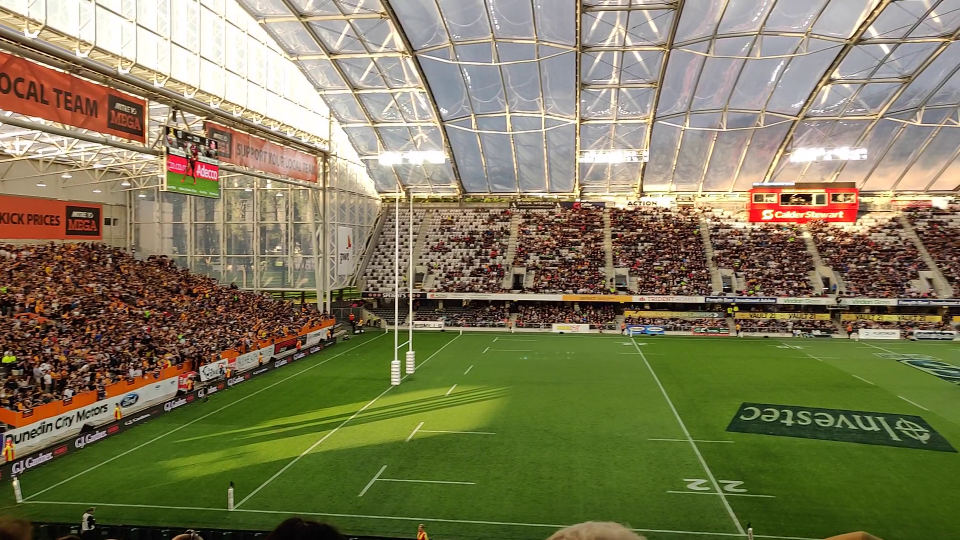
//> input picture test.png, 1920 x 1080 px (shown at 1/2 size)
$ ./houghLines   (built with g++ and OpenCV 4)
//> lines starting //> are read from the running program, lines starting //| are printed output that depends on the picture; after the words box and inside, x2 and y2 are one past the last pixel; in counts of white or black regions, pixels touching at a corner belong together
//
//  main.cpp
//  lineDetector
//
//  Created by Patrick Skinner on 24/05/19.
//  Copyright © 2019 Patrick Skinner. All rights reserved.
//

#include <opencv2/core/core.hpp>
#include <opencv2/highgui/highgui.hpp>
#include <opencv2/imgproc/imgproc.hpp>
#include <opencv2/calib3d/calib3d.hpp>
#include <iostream>

using namespace cv;
using namespace std;

Mat src;
Mat HSV;
Mat thresh;

String filename = "test.png";

class Match{
    public:
    Vec4f l1;
    Vec4f l2;

    double dist;

    Match(){
        l1 = NULL;
        l2 = NULL;
        dist = 99999;
    }

    Match(Vec4f line1, Vec4f line2, double distance){
        l1 = line1;
        l2 = line2;
        dist = distance;
    }
};

/** compared matches by distance for sorting purposes */
bool compareMatches(Match m1, Match m2){
    return (m1.dist < m2.dist);
}

/** Get center point of given line */
Vec2f getCenter(Vec4f line){
    return Vec2f( ((line[0] + line[2] )/2) , ((line[1] + line[3] )/2) );
}

/** for each L1, find the best matching L2 */
vector<Match> getBestMatches(vector<Match> matches, vector<Vec4f> templateLines){
    vector<Match> bestMatches;

    Match candidate;
    for(int i = 0; i < matches.size(); i++){
        if(matches[i].dist < candidate.dist){
            if(matches[i].l1 == templateLines[0]) candidate = matches[i]; // find best match for leftmost template line
        }
    }
    bestMatches.push_back(candidate);

    for(int i = 1; i < templateLines.size()-2; i++){
        candidate = Match();
        for(int j = 0; j < matches.size(); j++){
            if(matches[j].dist < candidate.dist){
                if(matches[j].l1 == templateLines[i]){
                    if( getCenter(matches[j].l2)[0] > getCenter(bestMatches[i-1].l2)[0] ){ // Candidate match midpoint is to the right of previous matched line
                        candidate = matches[j];
                    }
                }
            }
        }
        bestMatches.push_back(candidate);
    }

    candidate = Match();
    for( int i = 0; i < matches.size(); i++){
        bool flag = false;
        if(matches[i].dist < candidate.dist){
            for(int j = 0; j < bestMatches.size(); j++){
                if( matches[i].l2 == bestMatches[j].l2){
                    flag = true;
                }
            }
            if(matches[i].l1 == templateLines[ templateLines.size()-2 ] && !flag) candidate = matches[i]; // find best match for top horizontal template line
        }
    }
    bestMatches.push_back(candidate);

    candidate = Match();
    for( int i = 0; i < matches.size(); i++){
        bool flag = false;
        if(matches[i].dist < candidate.dist){
            for(int j = 0; j < bestMatches.size(); j++){
                if( matches[i].l2 == bestMatches[j].l2){
                    flag = true;
                }
            }
            if(matches[i].l1 == templateLines[ templateLines.size()-1 ] && !flag) candidate = matches[i]; // find best match for bottom template line
        }
    }
    bestMatches.push_back(candidate);

    return bestMatches;
}

/** Get gradient of given line */
// [12 lines left out: function getGradient, not called in this run]

/** Get angle of given line */
double getAngle(Vec4f line1){
    double angle1 = atan2( ( line1[3] - line1[1] ), ( line1[2] - line1[0] ) );
    angle1 *= (180/ CV_PI);
    //if(angle1 < 0) angle1 = 180 + angle1;
    return abs(angle1);
}

/** Return difference between angle of two given lines */
double getAngle(Vec4f line1, Vec4f line2){
    double angle1 = atan2( ( line1[3] - line1[1] ), ( line1[2] - line1[0] ) );
    double angle2 = atan2( ( line2[3] - line2[1] ), ( line2[2] - line2[0] ) );
    angle1 *= (180/ CV_PI);
    angle2 *= (180/ CV_PI);
    if(angle1 < 0) angle1 = 180 + angle1;
    if(angle2 < 0) angle2 = 180 + angle2;
    //cout << "A1: " << angle1 << " , A2: " << angle2 << endl;
    return abs(angle1-angle2);
}

/** Compare lines by angle */
bool compareVec(Vec4f v1, Vec4f v2)
{
    //return (getGradient(v1) < getGradient(v2));
    return (getAngle(v1) < getAngle(v2));
}

/** Calculate the length of a given line */
float lineLength(Vec4f line){
    return sqrt( pow((line[2] - line[0]), 2) + pow((line[1] - line[3]), 2) ) ;
}

/** Return the distance between the midpoints of two lines */
float midpointDistance(Vec4f line1, Vec4f line2){
    Vec2f mid1 = getCenter(line1);
    Vec2f mid2 = getCenter(line2);
    return abs( lineLength( Vec4f(mid1[0], mid1[1], mid2[0], mid2[1] )));
}

/** Calculate the Hausdorff distance between two lines */
// [10 lines left out: function lineDistance, not called in this run]

/** Calculate the total Hausdorff distance between two line sets */
// [20 lines left out: function getSetDistance, not called in this run]

/** Return vector of all detected Hough lines in given image */
vector<Vec4f> getLines()
{
    if(! src.data )                              // Check for invalid input
    {
        cout <<  "Could not open or find the image" << std::endl ;
    }
    cvtColor(src, HSV, COLOR_BGR2HSV);
    // Detect the field based on HSV Range Values
    inRange(HSV, Scalar(32, 124, 51), Scalar(46, 255, 191), thresh);
    Mat dst, invdst, cdst;
    GaussianBlur( thresh, invdst, Size( 5, 5 ), 0, 0 );
    Canny(invdst, dst, 50, 200, 3);
    cvtColor(dst, cdst, COLOR_GRAY2BGR);

    vector<Vec4f> lines;
    HoughLinesP(dst, lines, 2, CV_PI/360, 350, 250, 45 );

    for(int i = 0; i < lines.size(); i++ ) line( cdst, Point(lines[i][0], lines[i][1]), Point(lines[i][2], lines[i][3]), Scalar(255,0,0), 2, 0);
    imshow("Lines", cdst);

    return lines;
}

/**Split horizontal lines with matching labels into two groups, for top and bottom of the pitch */
vector<int> splitHorizontals( vector<Vec4f> lines ){
    vector<int> labels;

    float y1 = 0.0, y2 = 0.0;
    for(int i = 0; i < lines.size(); i++){
        y1 += lines[i][1];
        y2 += lines[i][3];
    }

    y1 /= lines.size();
    y2 /= lines.size();
    float avgY = (y1+y2)/2;

    //cout << "Y threshold: " << avgY<< endl;
    for(int i = 0; i < lines.size(); i++){
        if( getCenter(lines[i])[1] < avgY ){
            labels.push_back(0);
        } else {
            labels.push_back(1);
        }
    }

    return labels;
}

/** Find the best fitting line for each line cluster and return the line set of best fitting lines */
vector<Vec4f> cleanLines(vector<Vec4f> lines){
    vector<Vec4f> sortedLines = lines;
    vector<int> sortedAngles;

    sort(sortedLines.begin(), sortedLines.end(), compareVec); // Sort lines by gradient to make removing duplicates easier
    for(int i = 0; i < sortedLines.size(); i++ ){
        float angle = getAngle(sortedLines[i]);
        if(angle < 10){
            sortedAngles.push_back(0);
        } else {
            sortedAngles.push_back( floor(angle/10) );
        }
    }

    /* Split horizontal lines into two clusters, for the bottom and top of the pitch */
    vector<Vec4f> horizontals;
    Mat labels;
    int k = 1;
    int lastOne = 0;
    int setLabel = 0;
    for(int i = 0; i < sortedAngles.size(); i++ ){
        if( i == 0){
            labels.push_back(setLabel);
            horizontals.push_back(sortedLines[i]);
        } else if( sortedAngles[i] == sortedAngles[i-1]){
            if(setLabel == 0) horizontals.push_back(sortedLines[i]);
            labels.push_back(setLabel);
        } else {
            //cout << "Angle :" << sortedAngles[i] << ", last: " << lastOne << " new: " << setLabel+1 << " new K: " << k+1 << endl;
            setLabel += 1;
            labels.push_back(setLabel);
            lastOne = setLabel;
            k += 1;
        }
    }

    Mat splitLabels;
    vector<int> splitVec = splitHorizontals( horizontals );
    splitLabels = Mat( splitVec );

    for(int i = 0; i < labels.rows; i++){
        if(labels.at<int>(i) == 0){
            labels.at<int>(i) = splitLabels.at<int>(i);
        } else {
            labels.at<int>(i) += 1;
        }
    }

    Mat clustered = src.clone();
    srand(83);
    for(int i = 0; i < k+1; i++){
        Scalar colour = Scalar( ( rand() % (int) ( 255 + 1 ) ), ( rand() % (int) ( 255 + 1 ) ), ( rand() % (int) ( 255 + 1 ) )); // Random colour for each cluster
        for(int j = 0; j < labels.rows; j++){
            if(labels.at<int>(j) == i){
                line( clustered, Point(sortedLines[j][0], sortedLines[j][1]), Point(sortedLines[j][2], sortedLines[j][3]), colour, 2, 0);
            }
        }
    }
    imshow("Clustering", clustered);

    vector<Vec4f> cleanedLines;

    for(int i = 0; i < k+1; i++){
        vector<Vec2f> points;

        for(int j = 0; j < labels.rows; j++){
            if(labels.at<int>(j) == i){
                points.push_back( Vec2f(sortedLines[j][0], sortedLines[j][1]));
                points.push_back( Vec2f(sortedLines[j][2], sortedLines[j][3]));
            }
        }
        Vec4f outputLine;
        fitLine(points, outputLine, DIST_L12, 0, 0.01, 0.01);

        // Convert from direction/point format to a line defined by its endpoints
        Vec4f pushLine = Vec4f(outputLine[2] + outputLine[0]*150, // 150 is arbitrary, line length isn't considered when converted to homogenous coordinates later.
                               outputLine[3] + outputLine[1]*150,
                               outputLine[2] - outputLine[0]*150,
                               outputLine[3] - outputLine[1]*150
                               );
        cleanedLines.push_back( pushLine );

        line( src, Point(pushLine[0], pushLine[1]), Point(pushLine[2], pushLine[3]), Scalar(0,0,255), 2, 0);
    }
    imshow("Cleaned Lines", src);
    return cleanedLines;
}

////////////////////////////////////////////////////////////////////////
////////////////////////////////////////////////////////////////////////
//////////////                MAIN METHOD                 //////////////
////////////////////////////////////////////////////////////////////////
////////////////////////////////////////////////////////////////////////


int main( int argc, char** argv){
    src = imread(filename);
//> src is the input picture: 1080 rows x 1920 cols, CV_8UC3; mean B, G, R 89.2, 122.4, 126.9
    Mat finalDisplay = src.clone();

    vector<Vec4f> rawLines = getLines();;
//> in getLines, `inRange(HSV, Scalar(32, 124, 51), Scalar(46, 255, 191), thresh);`:
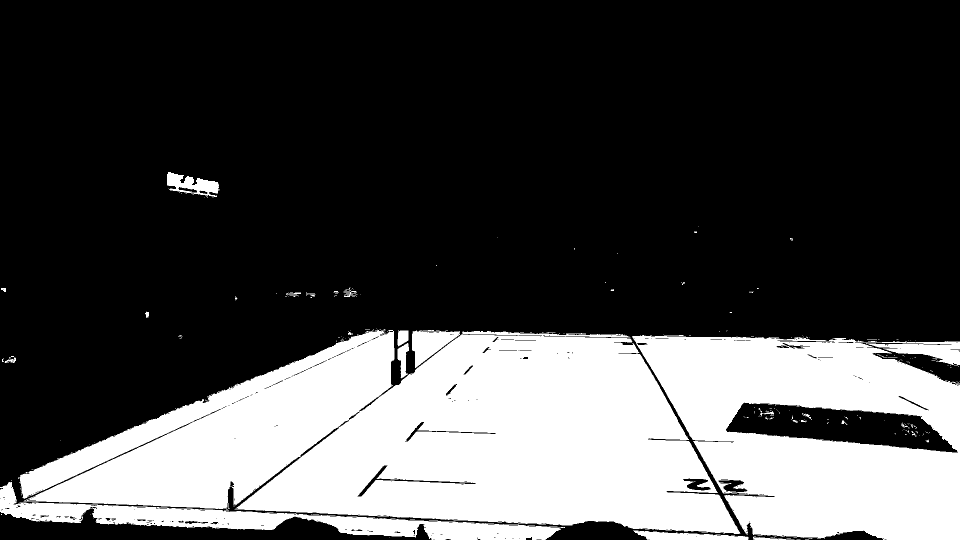
//> thresh: 1080 rows x 1920 cols, CV_8UC1 (shown at 1/2 size); 28.8% white; 320 white regions (289 under 20 px), largest, box (x1, y1, x2, y2) and area: (39, 658, 1481, 1068) 370685, (1264, 670, 1920, 1080) 179396, (0, 964, 1130, 1080) 34438
//> in getLines, `Canny(invdst, dst, 50, 200, 3);`:
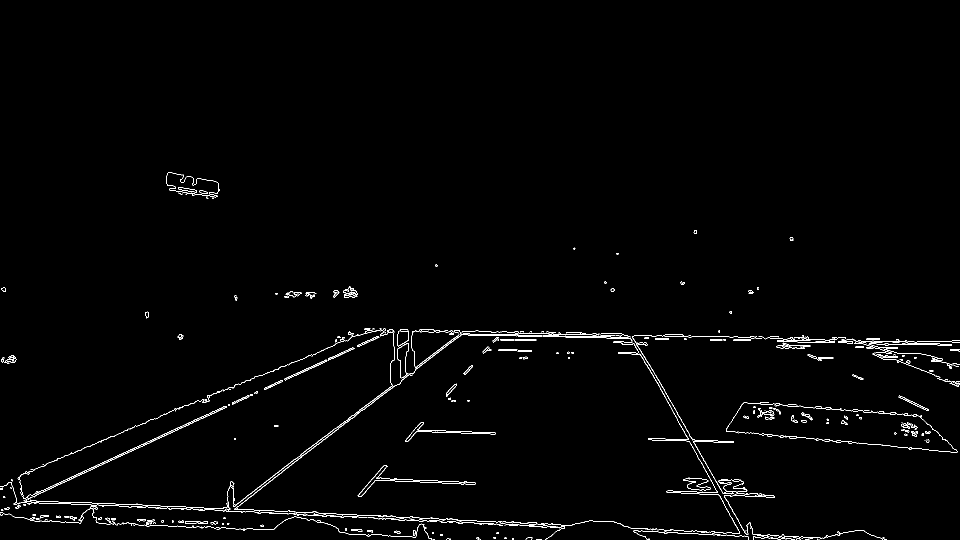
//> dst: 1080 rows x 1920 cols, CV_8UC1 (shown at 1/2 size); 1.2% white in thin lines or dots, all inside (x1, y1, x2, y2) = (0, 344, 1920, 1080)
//> in getLines, `HoughLinesP(dst, lines, 2, CV_PI/360, 350, 250, 45 );`: lines = 27 lines (x1, y1, x2, y2), first 8: [878, 1038, 1144, 1050], [0, 1024, 783, 659], [765, 1035, 1129, 1054], [277, 1012, 1127, 1056], [421, 1053, 929, 663], [1651, 684, 1903, 688], [1030, 666, 1537, 675], [1031, 669, 1372, 677]
//> the loop in getLines, `for(int i = 0; i < lines.size(); i++ ) line( cdst, Point(lines[i][0], ..` made 27 passes
//> after the loop in getLines, `for(int i = 0; i < lines.size(); i++ ) line( cdst, Point(lines[i][0], ..`:
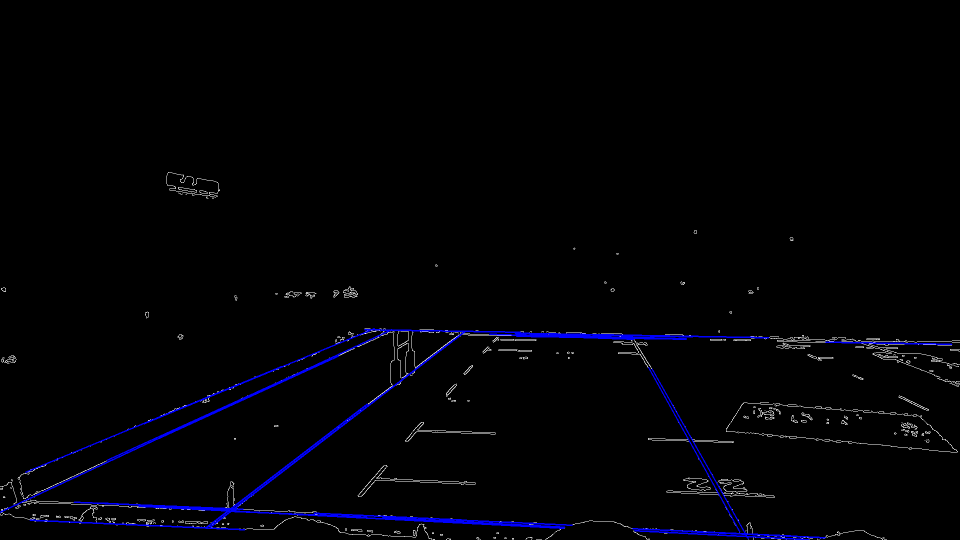
//> cdst: 1080 rows x 1920 cols, CV_8UC3 (shown at 1/2 size); mean B, G, R 5.1, 1.9, 1.9
//> rawLines = 27 items, first 8: [878, 1038, 1144, 1050], [0, 1024, 783, 659], [765, 1035, 1129, 1054], [277, 1012, 1127, 1056], [421, 1053, 929, 663], [1651, 684, 1903, 688], [1030, 666, 1537, 675], [1031, 669, 1372, 677]
    vector<Vec4f> templateLines {Vec4f(0,0,0,800), Vec4f(430,0,430,800), Vec4f(1440,0,1440,800), Vec4f(0,0,1440,0), Vec4f(0,800,1440,800)};

    vector<Vec4f> lines = cleanLines(rawLines);
//> in cleanLines, `vector<Vec4f> sortedLines = lines;`: sortedLines has the same summary as rawLines outside cleanLines
//> in getAngle, `double angle1 = atan2( ( line1[3] - line1[1] ), ( line1[2] - line1[0] ..`: angle1 = -0.436
//> in getAngle, `angle1 *= (180/ CV_PI);`: angle1 = -24.99
//> in cleanLines, `sort(sortedLines.begin(), sortedLines.end(), compareVec);`: sortedLines = 27 items, first 8: [1651, 684, 1903, 688], [729, 659, 1040, 664], [1098, 668, 1385, 673], [1033, 672, 1372, 678], [1030, 666, 1537, 675], [1031, 669, 1372, 677], [979, 668, 1267, 678], [148, 1004, 486, 1018]
//> the loop in cleanLines, `for(int i = 0; i < sortedLines.size(); i++ )` made 27 passes
//> (angle1 in getAngle, angle) on passes 1 to 8: (0.909, 0.909), (0.921, 0.921), (0.998, 0.998), (1.01, 1.01), (1.02, 1.02), (1.34, 1.34), (1.99, 1.99), (2.37, 2.37)
//> the loop in cleanLines, `for(int i = 0; i < sortedAngles.size(); i++ )` made 27 passes
//> after the loop in cleanLines, `for(int i = 0; i < sortedAngles.size(); i++ )`: setLabel = 3; k = 4
//> the loop in splitHorizontals, `for(int i = 0; i < lines.size(); i++)` made 18 passes
//> (y1, y2) on passes 1 to 8: (684, 688), (1343, 1352), (2011, 2025), (2683, 2703), (3349, 3378), (4018, 4055), (4686, 4733), (5690, 5751)
//> after the loop in splitHorizontals, `for(int i = 0; i < lines.size(); i++)`: y1 = 16050; y2 = 16289
//> in splitHorizontals, `y1 /= lines.size();`: y1 = 891.7
//> in splitHorizontals, `y2 /= lines.size();`: y2 = 904.9
//> in splitHorizontals, `float avgY = (y1+y2)/2;`: avgY = 898.3
//> the loop in splitHorizontals, `for(int i = 0; i < lines.size(); i++)` made 18 passes
//> in cleanLines, `vector<int> splitVec = splitHorizontals( horizontals );`: splitVec = 18 values from 0 to 1
//> the loop in cleanLines, `for(int i = 0; i < k+1; i++)` made 5 passes
//> after the loop in cleanLines, `for(int i = 0; i < k+1; i++)`:
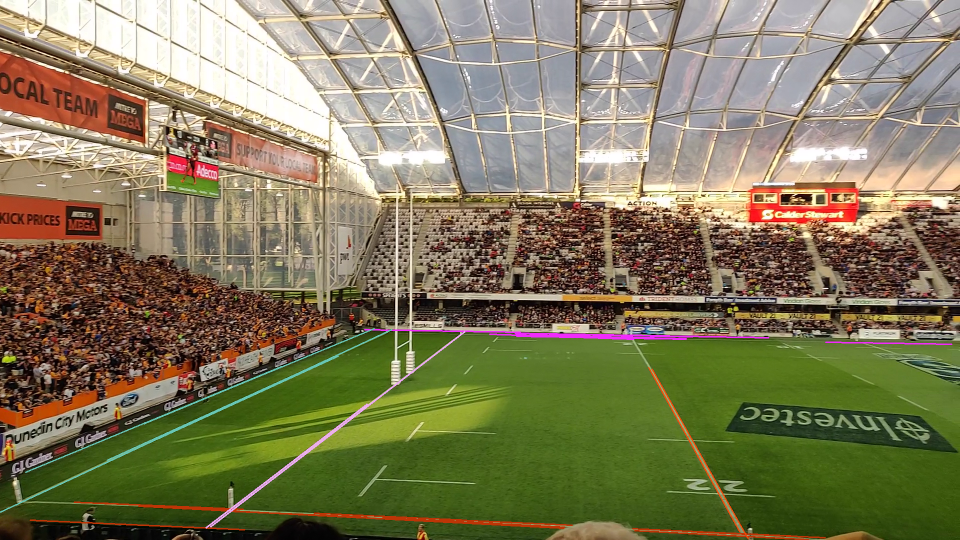
//> clustered: 1080 rows x 1920 cols, CV_8UC3 (shown at 1/2 size); 1.27% of pixels changed, all inside (x1, y1, x2, y2) = (0, 656, 1905, 1080)
//> after the loop in cleanLines, `for(int i = 0; i < k+1; i++)`:
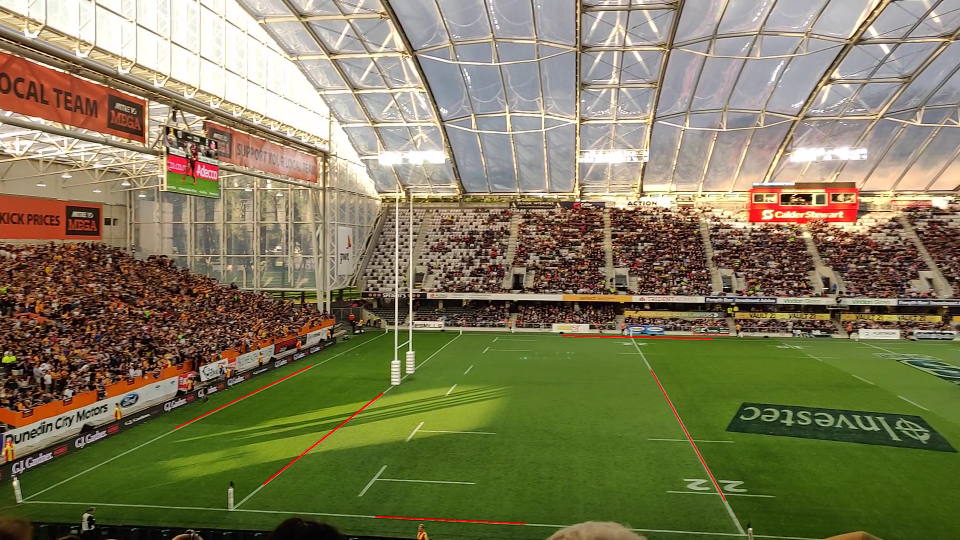
//> src: 1080 rows x 1920 cols, CV_8UC3 (shown at 1/2 size); 0.21% of pixels changed, all inside (x1, y1, x2, y2) = (348, 670, 1452, 1049)
//> lines = 5 items: [1424.9, 677.8, 1124.9, 671], [1050.7, 1047.4, 751, 1033.3], [621.8, 732.5, 349.2, 857.8], [765.9, 786.4, 527.3, 968.3], [1450.2, 1001.9, 1302.5, 740.7]

    for( size_t i = 0; i < lines.size(); i++ )
    {
        Vec4f l = lines[i];
        line( src, Point(l[0], l[1]), Point(l[2], l[3]), Scalar(0,0,255), 2, 0);
    }
//> this loop made 5 passes
//> (the rest of the program and of its run is left out)
